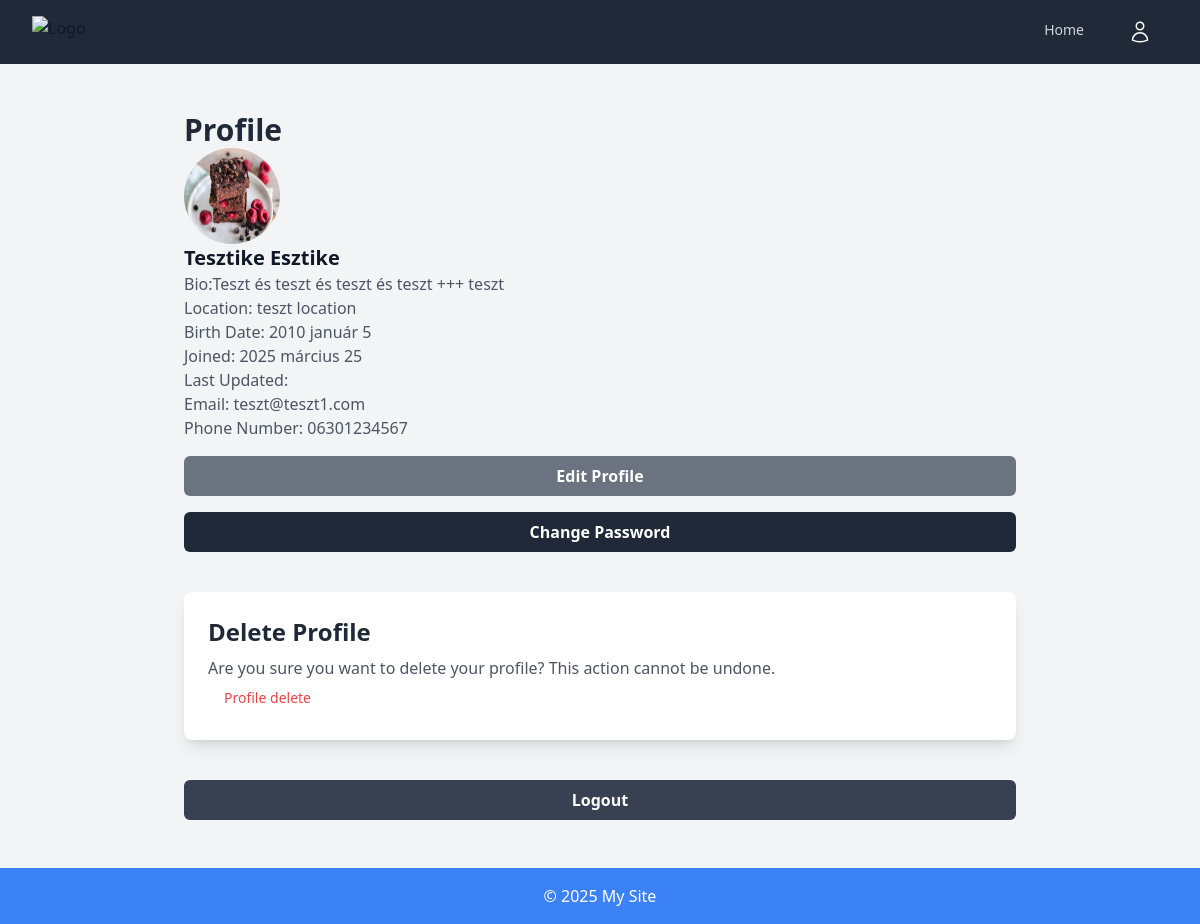
Screenshot of /profile (signed in) with the database file from the repository.
### accounts/models.py (models this page shows, shortened)
class Profile(models.Model):
    user = models.OneToOneField(User, on_delete=models.CASCADE)
    bio = models.TextField(max_length=500, blank=True)
    location = models.CharField(max_length=30, blank=True)
    birth_date = models.DateField(null=True, blank=True)
    profile_picture = models.ImageField(upload_to='profile_pics/', default='profile_pics/default.jpg', blank=True, null=True)
    phone_number = models.CharField(max_length=15, blank=True)

### accounts/views.py (the view, shortened to what this page needs)
# urls.py: path('profile', views.edit_profile, name='profile'),
@login_required
def edit_profile(request):
    profile = get_object_or_404(Profile, user=request.user)
    password_form = PasswordChangeForm(user=request.user, data=request.POST)
    if 'old_password' in request.POST and 'new_password1' in request.POST and 'new_password2' in request.POST:
        if password_form.is_valid():
            user = password_form.save()
            update_session_auth_hash(request, user)
            messages.success(request, 'Jelszó sikeresen frissítve.')
            return redirect('profile')
        else:
            messages.error(request, 'Hiba történt a jelszó frissítése közben.')
    else:
        password_form = PasswordChangeForm(user=request.user)
    return render(request, 'profile/profile.html', {
        'profile': profile,
        'password_form': password_form
    })

### accounts/templates/profile/profile.html (shortened to what this page needs)
{% extends 'base.html' %}
{% block content %}
    <div class="max-w-4xl mx-auto px-4 sm:px-6 lg:px-8 py-8">
        <h1 class="text-3xl font-semibold text-gray-800">Profile</h1>
        <div class="profile-container">
            <img src="{{ profile.profile_picture.url }}" alt="Profile Picture" class="w-24 h-24 rounded-full">
            <h2 class="text-xl font-bold">
                {% if profile.user.first_name %}
                    {{ profile.user.first_name }} {{ profile.user.last_name }}
                {% else %}
                    {{ profile.user.username }}
                {% endif %}
            </h2>
            <p class="text-gray-600">Bio:{{ profile.bio }}</p>
            <p class="text-gray-600">Location: {{ profile.location }}</p>
            <p class="text-gray-600">Birth Date: {{ profile.birth_date|date:"Y F j" }}</p>
            <p class="text-gray-600">Joined: {{ profile.user.date_joined|date:"Y F j" }}</p>
            <p class="text-gray-600">Last Updated: {{ profile.updated_at|date:"F j, Y" }}</p>
            <p class="text-gray-600">Email: {{ user.email }}</p>
            <p class="text-gray-600">Phone Number: {{ profile.phone_number }}</p>
        </div>
        <button type="button" id="edit-btn" class="mt-4 w-full py-2 bg-gray-500 text-white rounded-md hover:bg-gray-600 focus:outline-none focus:ring-2 focus:ring-gray-400">
            Edit Profile
        </button>
        <button id="change-password-button" type="button" class="w-full py-2 mt-4 bg-gray-800 text-white rounded-md hover:bg-gray-900 focus:outline-none focus:ring-2 focus:ring-gray-500">
        Change Password
        </button>
        <div class="mt-10 bg-white p-6 rounded-lg shadow-lg">
            <h2 class="text-2xl font-semibold text-gray-800">Delete Profile</h2>
            <p class="text-gray-600 mt-2">Are you sure you want to delete your profile? This action cannot be undone.</p>
            <a href="{% url 'delete_profile' %}" class="text-red-500 block px-4 py-2 text-sm">Profile delete</a>
        </div>
        <div class="mt-10">
            <form action="{% url 'logout' %}" method="post" class="w-full">
                <button type="submit" class="w-full py-2 bg-gray-700 text-white rounded-md hover:bg-gray-800 focus:outline-none focus:ring-2 focus:ring-gray-500">Logout</button>
            </form>
        </div>
    </div>
{% endblock %}

### rows the page displays
Profile: profile_picture (picture), user.first_name "Tesztike", user.last_name "Esztike", bio "Teszt és teszt és teszt és teszt +++ teszt", location "teszt location", birth_date "2010 január 5", user.date_joined "2025 március 25", phone_number "06301234567"

### other values shown
{{ user.email }} "teszt@teszt1.com"
